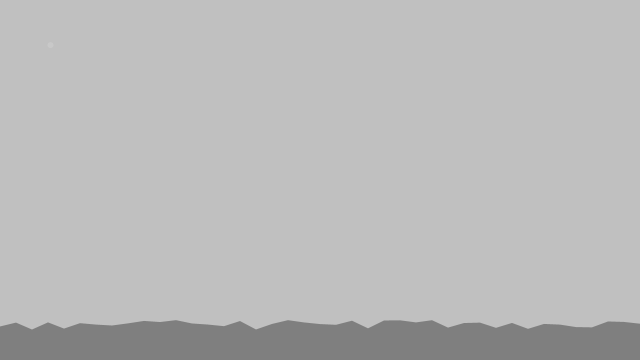
Frame 1 (no input)
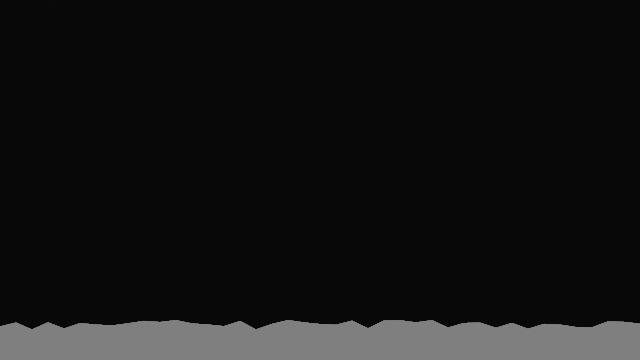
Frame 60 (the mouse pressed at the canvas centre just before this capture)
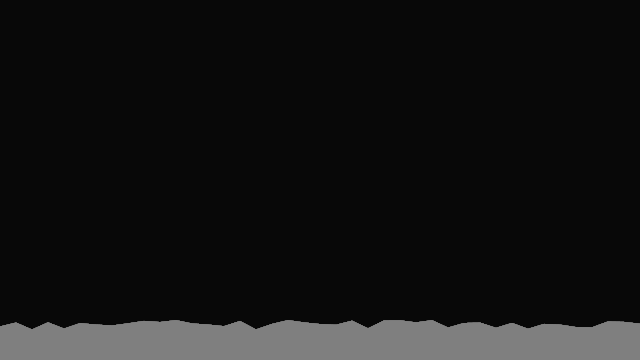
Frame 120 (the mouse held since frame 60 and released just before this capture)

The Processing sketch that drew these frames (run headless with seeded random() and noise(); from frame 60 on, the mouse is pressed at the canvas centre):

// Processing sketch: processing_130260
// ── processing_130260.pde

/**
 * Non-orthogonal Collision with Multiple Ground Segments 
 * by Ira Greenberg. 
 * 
 * Based on Keith Peter's Solution in
 * Foundation Actionscript Animation: Making Things Move!
 */

Orb orb;

PVector gravity = new PVector(0,0.05);
// The ground is an array of "Ground" objects
int segments = 40;
Ground[] ground = new Ground[segments];

void setup(){
  size(640, 360);
  // An orb object that will fall and bounce around
  orb = new Orb(50, 50, 3);

  // Calculate ground peak heights 
  float[] peakHeights = new float[segments+1];
  for (int i=0; i<peakHeights.length; i++){
    peakHeights[i] = random(height-40, height-30);
  }

  /* Float value required for segment width (segs)
   calculations so the ground spans the entire 
   display window, regardless of segment number. */
  float segs = segments;
  for (int i=0; i<segments; i++){
    ground[i]  = new Ground(width/segs*i, peakHeights[i], width/segs*(i+1), peakHeights[i+1]);
  }
}


void draw(){
  // Background
  noStroke();
  fill(0, 15);
  rect(0, 0, width, height);
  
  // Move and display the orb
  orb.move();
  orb.display();
  // Check walls
  orb.checkWallCollision();

  // Check against all the ground segments
  for (int i=0; i<segments; i++){
    orb.checkGroundCollision(ground[i]);
  }

  
  // Draw ground
  fill(127);
  beginShape();
  for (int i=0; i<segments; i++){
    vertex(ground[i].x1, ground[i].y1);
    vertex(ground[i].x2, ground[i].y2);
  }
  vertex(ground[segments-1].x2, height);
  vertex(ground[0].x1, height);
  endShape(CLOSE);


}








class Ground {
  float x1, y1, x2, y2;  
  float x, y, len, rot;

  // Constructor
  Ground(float x1, float y1, float x2, float y2) {
    this.x1 = x1;
    this.y1 = y1;
    this.x2 = x2;
    this.y2 = y2;
    x = (x1+x2)/2;
    y = (y1+y2)/2;
    len = dist(x1, y1, x2, y2);
    rot = atan2((y2-y1), (x2-x1));
  }
}
class Orb {
  // Orb has positio and velocity
  PVector position;
  PVector velocity;
  float r;
  // A damping of 80% slows it down when it hits the ground
  float damping = 0.8;

  Orb(float x, float y, float r_) {
    position = new PVector(x, y);
    velocity = new PVector(.5, -5);
    r = r_;
  }

  void move() {
    // Move orb
    velocity.add(gravity);
    position.add(velocity);
  }

  void display() {
    // Draw orb
    noStroke();
    fill(200);
    ellipse(position.x, position.y, r*2, r*2);
  }
  
  // Check boundaries of window
  void checkWallCollision() {
    if (position.x > width-r) {
      position.x = width-r;
      velocity.x *= -damping;
    } 
    else if (position.x < r) {
      position.x = r;
      velocity.x *= -damping;
    }
  }

  void checkGroundCollision(Ground groundSegment) {

    // Get difference between orb and ground
    float deltaX = position.x - groundSegment.x;
    float deltaY = position.y - groundSegment.y;

    // Precalculate trig values
    float cosine = cos(groundSegment.rot);
    float sine = sin(groundSegment.rot);

    /* Rotate ground and velocity to allow 
     orthogonal collision calculations */
    float groundXTemp = cosine * deltaX + sine * deltaY;
    float groundYTemp = cosine * deltaY - sine * deltaX;
    float velocityXTemp = cosine * velocity.x + sine * velocity.y;
    float velocityYTemp = cosine * velocity.y - sine * velocity.x;

    /* Ground collision - check for surface 
     collision and also that orb is within 
     left/rights bounds of ground segment */
    if (groundYTemp > -r &&
      position.x > groundSegment.x1 &&
      position.x < groundSegment.x2 ) {
      // keep orb from going into ground
      groundYTemp = -r;
      // bounce and slow down orb
      velocityYTemp *= -1.0;
      velocityYTemp *= damping;
    }

    // Reset ground, velocity and orb
    deltaX = cosine * groundXTemp - sine * groundYTemp;
    deltaY = cosine * groundYTemp + sine * groundXTemp;
    velocity.x = cosine * velocityXTemp - sine * velocityYTemp;
    velocity.y = cosine * velocityYTemp + sine * velocityXTemp;
    position.x = groundSegment.x + deltaX;
    position.y = groundSegment.y + deltaY;
  }
}
